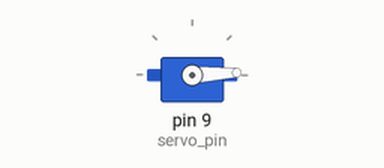
Simulated run of this sketch. Board: Arduino Uno, built with avr-gcc and run on an emulated ATmega328P. Parts: servo.

Above: at 0.05 s.
At 1.3 s:
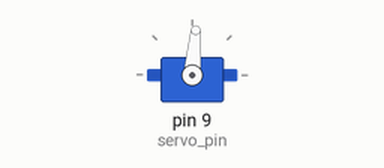
At 2.6 s:
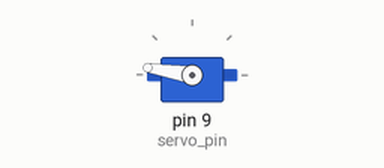
At 5.2 s:
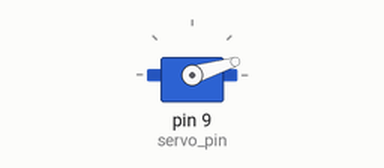
Timing chart, 0 to 7.1 s (numbered marks = the images above):
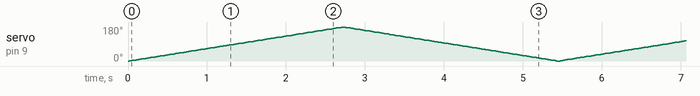

The sketch:

clock_counter_clok.ino
```cpp
#include <Servo.h>   // Make code in Servo.h available to this sketch
Servo myservo;       // Create servo object called "myservo"
int servo_pin=9;     // The servo must be attached to pin 9 or pin 10

void setup()
{
  myservo.attach(servo_pin);   // attaches the servo pin to myservo object
}

void loop()
{
  int pos = 0;          // variable to store the servo position
  int dtwait=15;        // duration of wait at the end of each step
  for(pos = 0; pos < 180; pos++) {
    myservo.write(pos);               // Move to position in variable 'pos'
    delay(dtwait);                    // wait dtwait for the servo to reach the position
  }
  for(pos = 180; pos>=0; pos--) {
    myservo.write(pos);              // Move to position in variable 'pos'
    delay(dtwait);                   // wait dtwait for the servo to reach the position
  }
}
```
